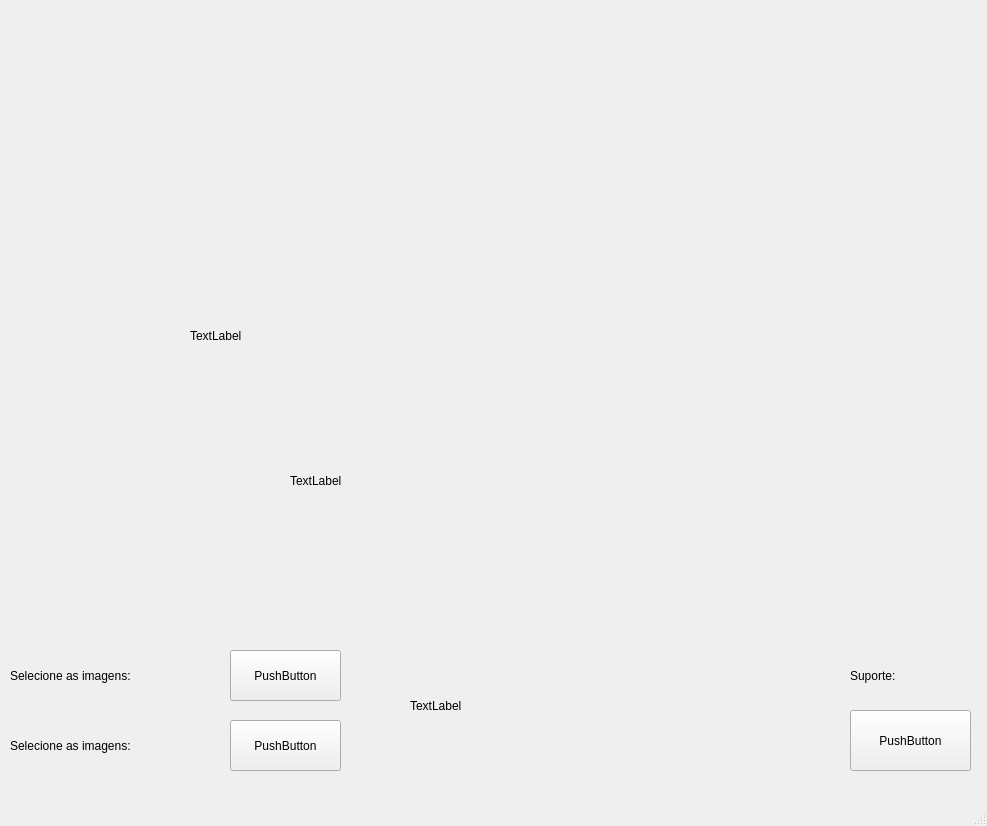
<?xml version="1.0" encoding="UTF-8"?>
<ui version="4.0">
 <class>MainWindow</class>
 <widget class="QMainWindow" name="MainWindow">
  <property name="geometry">
   <rect>
    <x>0</x>
    <y>0</y>
    <width>987</width>
    <height>826</height>
   </rect>
  </property>
  <property name="windowTitle">
   <string>Photo Info Manager 1.0</string>
  </property>
  <widget class="QWidget" name="centralwidget">
   <widget class="QLabel" name="label">
    <property name="geometry">
     <rect>
      <x>-10</x>
      <y>-40</y>
      <width>1011</width>
      <height>671</height>
     </rect>
    </property>
    <property name="text">
     <string/>
    </property>
   </widget>
   <widget class="QLabel" name="label_2">
    <property name="geometry">
     <rect>
      <x>0</x>
      <y>620</y>
      <width>991</width>
      <height>171</height>
     </rect>
    </property>
    <property name="text">
     <string/>
    </property>
   </widget>
   <widget class="QPushButton" name="pushButton">
    <property name="geometry">
     <rect>
      <x>230</x>
      <y>720</y>
      <width>111</width>
      <height>51</height>
     </rect>
    </property>
    <property name="text">
     <string>PushButton</string>
    </property>
   </widget>
   <widget class="QPushButton" name="pushButton_2">
    <property name="geometry">
     <rect>
      <x>230</x>
      <y>650</y>
      <width>111</width>
      <height>51</height>
     </rect>
    </property>
    <property name="text">
     <string>PushButton</string>
    </property>
   </widget>
   <widget class="QPushButton" name="pushButton_3">
    <property name="geometry">
     <rect>
      <x>850</x>
      <y>710</y>
      <width>121</width>
      <height>61</height>
     </rect>
    </property>
    <property name="text">
     <string>PushButton</string>
    </property>
   </widget>
   <widget class="QLabel" name="label_3">
    <property name="geometry">
     <rect>
      <x>10</x>
      <y>650</y>
      <width>211</width>
      <height>51</height>
     </rect>
    </property>
    <property name="styleSheet">
     <string notr="true">font: 12pt &quot;Arial&quot;, rgb(0, 0, 0);</string>
    </property>
    <property name="text">
     <string>Selecione as imagens:</string>
    </property>
   </widget>
   <widget class="QLabel" name="label_4">
    <property name="geometry">
     <rect>
      <x>10</x>
      <y>720</y>
      <width>211</width>
      <height>51</height>
     </rect>
    </property>
    <property name="styleSheet">
     <string notr="true">font: 12pt &quot;Arial&quot;, rgb(0, 0, 0);</string>
    </property>
    <property name="text">
     <string>Selecione as imagens:</string>
    </property>
   </widget>
   <widget class="QLabel" name="label_5">
    <property name="geometry">
     <rect>
      <x>850</x>
      <y>650</y>
      <width>111</width>
      <height>51</height>
     </rect>
    </property>
    <property name="text">
     <string>Suporte:</string>
    </property>
   </widget>
   <widget class="QLabel" name="label_6">
    <property name="geometry">
     <rect>
      <x>290</x>
      <y>380</y>
      <width>681</width>
      <height>201</height>
     </rect>
    </property>
    <property name="text">
     <string>TextLabel</string>
    </property>
   </widget>
   <widget class="QLabel" name="label_7">
    <property name="geometry">
     <rect>
      <x>0</x>
      <y>10</y>
      <width>981</width>
      <height>451</height>
     </rect>
    </property>
    <property name="text">
     <string/>
    </property>
   </widget>
   <widget class="QLabel" name="label_8">
    <property name="geometry">
     <rect>
      <x>190</x>
      <y>290</y>
      <width>500</width>
      <height>91</height>
     </rect>
    </property>
    <property name="text">
     <string>TextLabel</string>
    </property>
   </widget>
   <widget class="QLabel" name="label_9">
    <property name="geometry">
     <rect>
      <x>410</x>
      <y>650</y>
      <width>371</width>
      <height>111</height>
     </rect>
    </property>
    <property name="text">
     <string>TextLabel</string>
    </property>
   </widget>
  </widget>
  <widget class="QMenuBar" name="menubar">
   <property name="geometry">
    <rect>
     <x>0</x>
     <y>0</y>
     <width>987</width>
     <height>21</height>
    </rect>
   </property>
  </widget>
  <widget class="QStatusBar" name="statusbar"/>
 </widget>
 <resources/>
 <connections/>
</ui>
